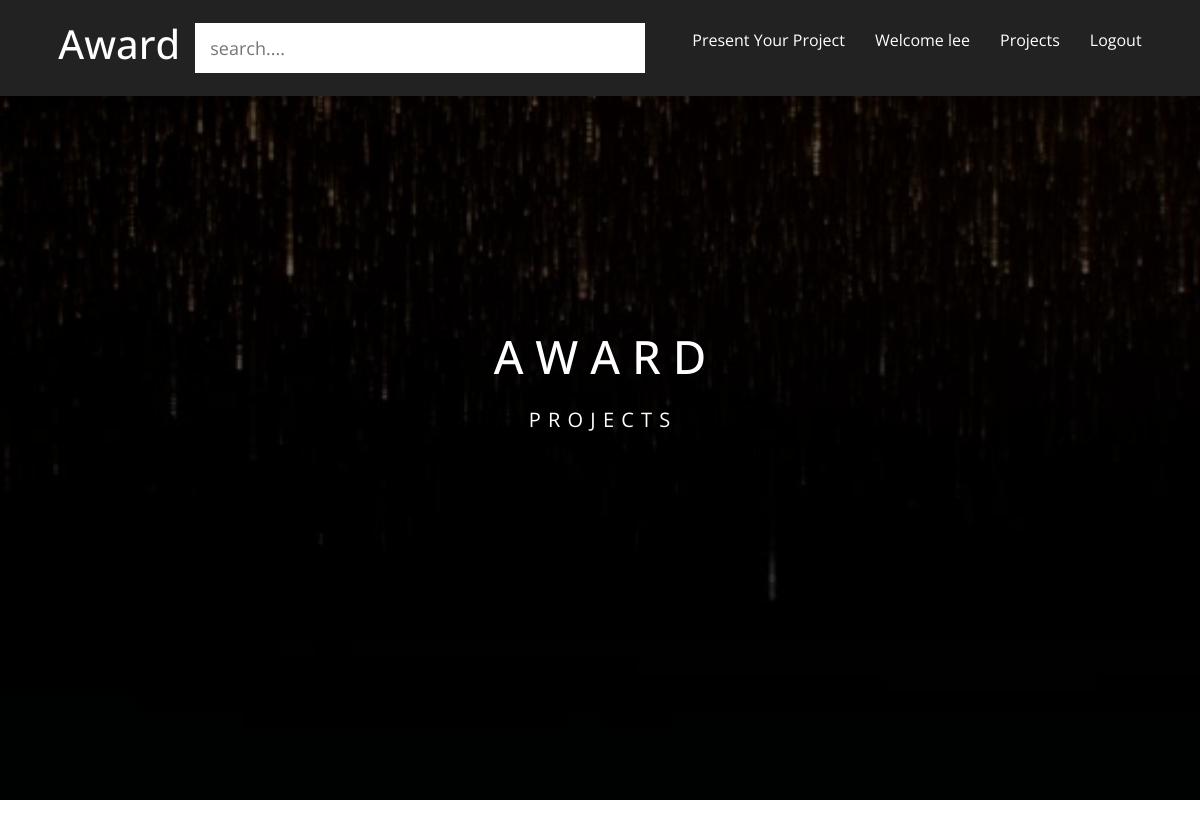
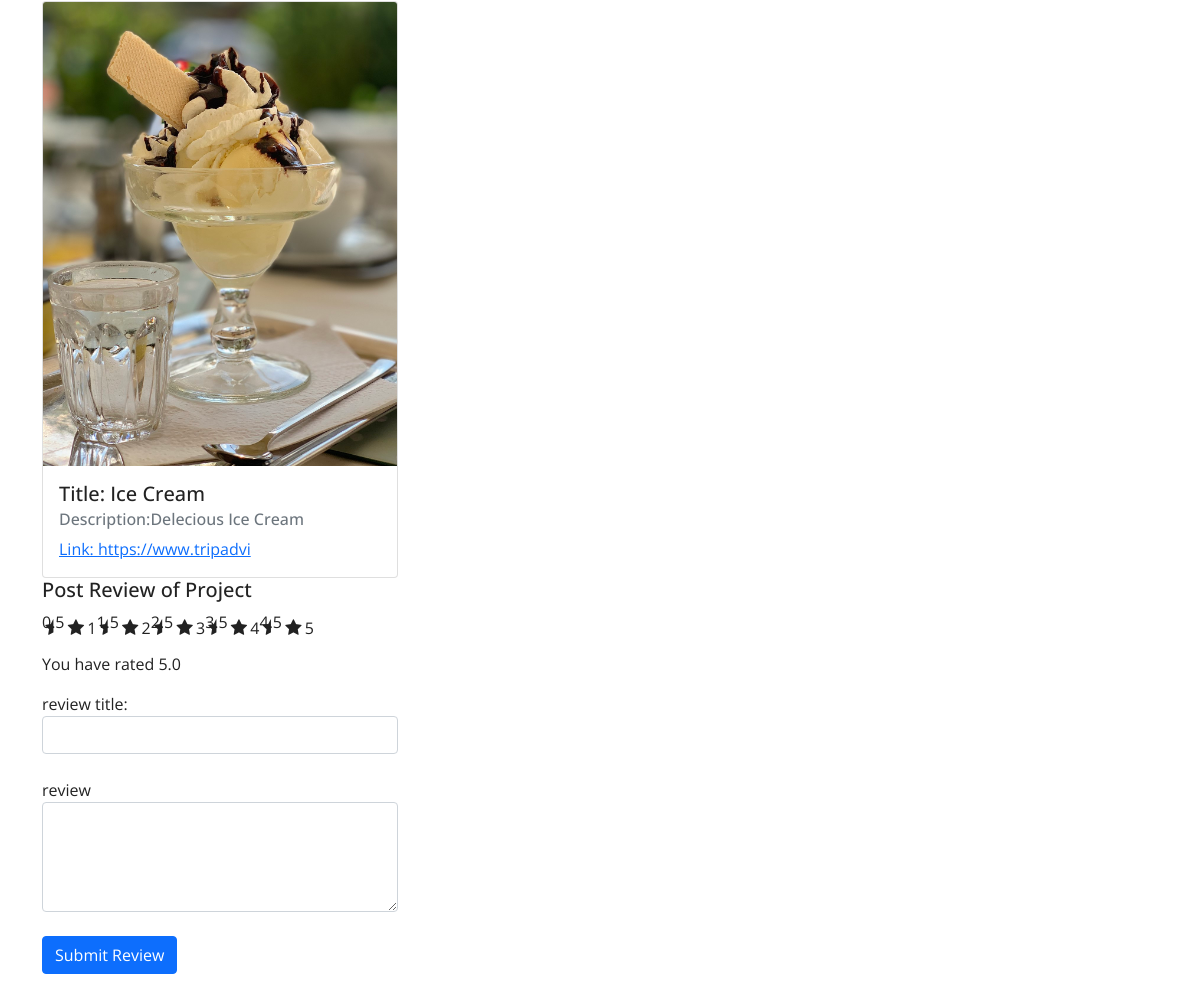
The app's page / (signed in) with its own data (2 pictures, top to bottom).
### uploading/models.py (models this page shows, shortened)
class Post(models.Model):
    user = models.ForeignKey(Account, on_delete=models.SET_NULL, null=True)
    image = models.ImageField(upload_to='images')
    title = models.CharField(max_length=20 ,unique=True, null=True)
    description = models.CharField(max_length=200)
    date_posted  =  models.DateTimeField(auto_now_add=True)
    date_updated = models.DateTimeField(auto_now=True)
    post_link = models.CharField(max_length=20, unique=True,null=True)
    def averageReview(self):
        reviews = ReviewRating.objects.filter(post=self, status=True).aggregate(average=Avg('rating'))
        avg = 0
        if reviews['average'] is not None:
            avg = float(reviews['average'])
        return avg

### awwwards/views.py (the view)
# urls.py: 2. Add a URL to urlpatterns:  path('', views.home, name='home')
def home(request):
    posts = Post.objects.all()
    title = Post.objects.all()
    description = Post.objects.all()
    post_link = Post.objects.all()
    context = {
        'posts'         : posts,
        'title'         : title,
        'description'  : description,
        'post_link'     :  post_link,
    }
    return render(request, 'home.html', context)

### accounts/templates/home.html (shortened to what this page needs)
{% extends 'base.html' %}
{% load static %}
{% block content %}
{% include 'includes/navbar.html' %}
    <div class="hero">
        <div class="container-site">
            <h1>A W A R D</h1>
            <p>P R O J E C T S
            </p>
        </div>
    </div>
    <section class="projo">
        <div class="container">
            <div class="row">
                {% for post in posts %}
                <div class="col-md-4">
                <div class="card mt-3">
                    <a href="{% url 'singleview' %}"><img src="{{post.image.url}}" class="card-img-top"
                        alt="..."></a>
                    <div class="card-body">
                        <h5 class="card-title">Title: {{post.title}}</h5>
                        <h6 class="card-subtitle mb-2 text-muted">Description:{{post.description}}</h6>
                        <a href="{{post.post_link}}" class="card-link">Link: {{post.post_link}}</a>
                    </div>
                </div>
            <form action="{% url 'submit_review' post.id %}" method="POST">
                <h5> Post Review of Project</h5>
<div class="rate">
    <input type="radio" name="rating" id="rating10" value="5" required><label for="rating10" title="5">5</label>
    <input type="radio" name="rating" id="rating9" value="4.5" required><label for="rating9" title="4.5" class="half">4.5</label>
    <input type="radio" name="rating" id="rating8" value="4" required><label for="rating8" title="4">4</label>
    <input type="radio" name="rating" id="rating7" value="3.5" required><label for="rating7" title="3.5" class="half">3.5</label>
    <input type="radio" name="rating" id="rating6" value="3" required><label for="rating6" title="3">3</label>
    <input type="radio" name="rating" id="rating5" value="2.5" required><label for="rating5" title="2.5" class="half">2.5</label>
    <input type="radio" name="rating" id="rating4" value="2" required><label for="rating4" title="2">2</label>
    <input type="radio" name="rating" id="rating3" value="1.5" required><label for="rating3" title="1.5" class="half">1.5</label>
    <input type="radio" name="rating" id="rating2" value="1" required><label for="rating2" title="1">1</label>
    <input type="radio" name="rating" id="rating1" value="0.5" required><label for="rating1" title="0.5" class="half">0.5</label>
</div>
<p>You have rated {{post.averageReview}}</p>
review title:
<input type="text" class="form-control" name="subject">
<br>
review
<textarea name="review" rows="4" class="form-control"></textarea>
<br>
<input type="submit" value="Submit Review" class="btn btn-primary">
            </form>
            </div>
                {% endfor %}
            </div>
        </div>
    </section>
</body>
</html>
{% endblock %}

### accounts/templates/includes/navbar.html
<nav class="nav">
    <div class="container-site">
        <h1 class="logo"><a href="{% url 'home' %}">Award</a></h1>
       <form action="uploading/search/">
        <div class="search">
            <input type="text" class="input" name="search" placeholder="search....">
        </div>
       </form>
        <ul>
            {% if user.is_authenticated %}
            <li><a href="{% url 'createpost' %}">Present Your Project</a></li>
            <a href="{% url 'edit_profile' %}">Welcome {{user.username}}</a>
            <a href="{% url 'singleview' %}">Projects</a>
            <li><a href="{% url 'logout' %}">Logout</a></li>
{% else %}
<li><a href="login" class="currents">Login</a></li>
{% endif %}
        </ul>
    </div>
</nav>

### accounts/static/css/style.css (style rules this page uses)
* { box-sizing: border-box; }
body { font-family: 'Open Sans', sans-serif; color: #222; padding-bottom: 50px; }
.container-site { max-width: 1200px; margin: 0 auto; }
.nav { position: fixed; background-color: #222; top: 0; left: 0; right: 0; transition: all 0.3s ease-in-out; z-index:1; }
.nav .container-site { display: flex; justify-content: space-between; align-items: center; padding: 20px 0; transition: all 0.3s ease-in-out; }
.nav ul { display: flex; list-style-type: none; align-items: center; justify-content: center; }
.nav a { color: #fff; text-decoration: none; padding: 7px 15px; transition: all 0.3s ease-in-out; }
.hero { background-image: url('/accounts/static/img/home.jpg'); background-repeat: no-repeat; background-size: cover; background-position: bottom center; height: 100vh; color: #fff; display: flex; justify-content: center; align-items: center; text-align: center; position: relative; margin-bottom: 20px; z-index: -2; }
.hero::before { content: ''; position: absolute; top: 0; left: 0; width: 100%; height: 100%; background-color: rgba(0, 0, 0, 0.6); z-index: -1; }
.hero h1 { font-size: 46px; margin: -20px 0 20px; }
.hero p { font-size: 20px; letter-spacing: 1px; }
.search { position:relative; height: 50px; }
.search .input { background-color: #fff; border: 0; font-size: 18px; padding: 15px; height: 50px; width: 450px; transition: width 0.3s ease; }

### awwwards/static/css/custom.css (style rules this page uses)
.rate { display: inline-block;; border: 0; }
.rate > label { float: right; }
.rate > label:before { display: inline-block; font-size: 1.1rem; font-family: FontAwesome; content: "\f005"; margin:0; padding:0.3rem .2rem; cursor: pointer; }
.rate .half:before { content: "\f089"; position: absolute; padding-right: 0; }

### records on screen
Post: image (picture), title "Ice Cream", description "Delecious Ice Cream", post_link "https://www.tripadvi", averageReview "5.0"

### other values on screen
{{ user.username }} "lee"
